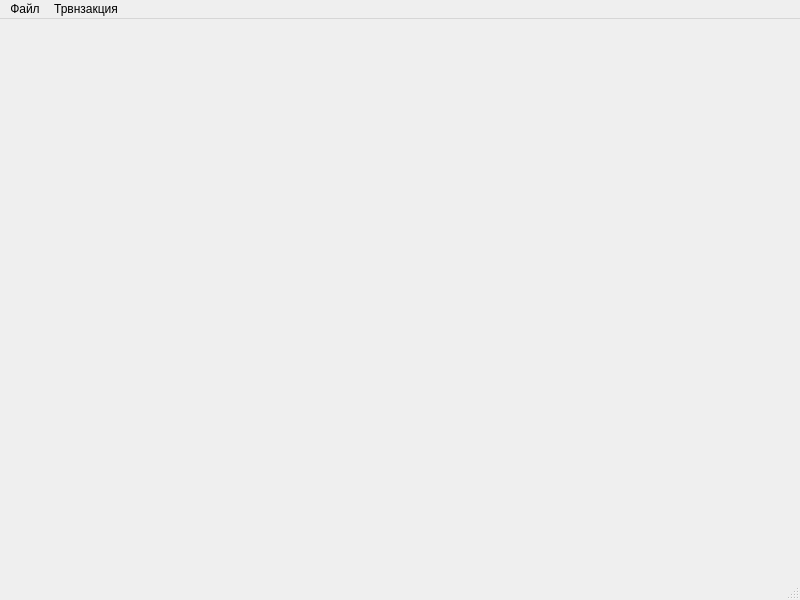
<?xml version="1.0" encoding="UTF-8"?>
<ui version="4.0">
 <class>MainWindow</class>
 <widget class="QMainWindow" name="MainWindow">
  <property name="geometry">
   <rect>
    <x>0</x>
    <y>0</y>
    <width>800</width>
    <height>600</height>
   </rect>
  </property>
  <property name="windowTitle">
   <string>MainWindow</string>
  </property>
  <widget class="QWidget" name="centralwidget"/>
  <widget class="QMenuBar" name="menubar">
   <property name="geometry">
    <rect>
     <x>0</x>
     <y>0</y>
     <width>800</width>
     <height>23</height>
    </rect>
   </property>
   <widget class="QMenu" name="menu">
    <property name="title">
     <string>Файл</string>
    </property>
    <addaction name="action"/>
    <addaction name="action_2"/>
    <addaction name="action_3"/>
    <addaction name="action_4"/>
    <addaction name="action_5"/>
    <addaction name="separator"/>
    <addaction name="action_7"/>
   </widget>
   <widget class="QMenu" name="menu_2">
    <property name="title">
     <string>Трвнзакция</string>
    </property>
    <addaction name="action_8"/>
    <addaction name="action_9"/>
   </widget>
   <addaction name="menu"/>
   <addaction name="menu_2"/>
  </widget>
  <widget class="QStatusBar" name="statusbar"/>
  <action name="action">
   <property name="text">
    <string>Создать счет</string>
   </property>
  </action>
  <action name="action_2">
   <property name="text">
    <string>Открыть счет</string>
   </property>
  </action>
  <action name="action_3">
   <property name="text">
    <string>Добавить категорию</string>
   </property>
  </action>
  <action name="action_4">
   <property name="text">
    <string>Опции</string>
   </property>
  </action>
  <action name="action_5">
   <property name="text">
    <string>Закрыть счет</string>
   </property>
  </action>
  <action name="action_7">
   <property name="text">
    <string>Выход</string>
   </property>
  </action>
  <action name="action_8">
   <property name="text">
    <string>Добавить Доход</string>
   </property>
  </action>
  <action name="action_9">
   <property name="text">
    <string>Добавить Расход</string>
   </property>
  </action>
 </widget>
 <resources/>
 <connections/>
</ui>
